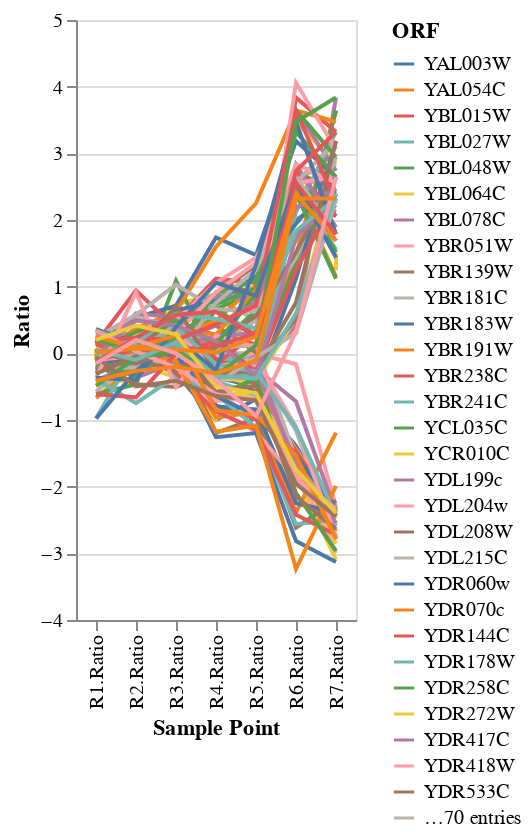

The cell this chart's notebook holds for it:
### Markdown cell above
### Redo the plot

### Code cell
plot_df = df_subset.set_index('ORF').drop('Name',axis=1).sample(n=100)
plot_df.columns.name = 'Sample Point'
plot_df = plot_df.stack().to_frame()
plot_df.columns=["Ratio"]
plot_df = plot_df.reset_index()
alt.Chart(plot_df).mark_line().encode(
    x='Sample Point:N',
    y='Ratio',
    color='ORF'
)

### Figure 1 — Vega-Lite specification as saved in the notebook (floating-point values rounded to 4 significant figures; data arrays with more than 128 entries replaced by an {"elided": "..."} marker saying what was removed)
{"config": {"view": {"continuousWidth": 400, "continuousHeight": 300}}, "data": {"name": "data-86622a8e32ac0b01fb821ec9821bdec5"}, "mark": "line", "encoding": {"color": {"type": "nominal", "field": "ORF"}, "x": {"type": "nominal", "field": "Sample Point"}, "y": {"type": "quantitative", "field": "Ratio"}}, "$schema": "https://vega.github.io/schema/vega-lite/v4.8.1.json", "datasets": {"data-86622a8e32ac0b01fb821ec9821bdec5": {"elided": "700 records"}}}
